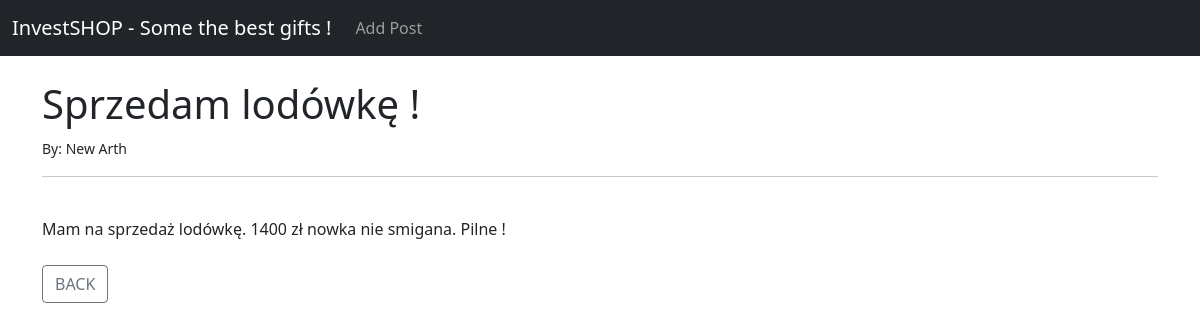
Page /article/5 on the committed database.
### theblog/models.py (models this page shows, shortened)
class Post(models.Model):
    title = models.CharField(max_length=255)
    title_TAG = models.CharField(max_length=255, default="My BLOG! " )
    author = models.ForeignKey(User, on_delete=models.CASCADE)
    body = models.TextField()

### theblog/views.py (the view)
# urls.py: path('article/<int:pk>', ArticleDetailView.as_view(), name = 'article-detail'),
class ArticleDetailView(DetailView):
    model = Post
    template_name = 'article_details.html'

### theblog/templates/article_details.html (shortened to what this page needs)
{% extends 'base.html' %}
{% block content %}
<h1> {{ post.title }}</h1>
<small>By: {{ post.author.first_name }} {{ post.author.last_name }} </small><br/>
<hr>
<br/>
{{ post.body }}
<br/><br/>
<a href="{% url 'home' %}" class="btn btn-outline-secondary">BACK</a>
{% endblock %}

### rows in the picture
Post: title "Sprzedam lodówkę !", author.first_name "New", author.last_name "Arth", body "Mam na sprzedaż lodówkę. 1400 zł nowka nie smigana. Pilne !"
